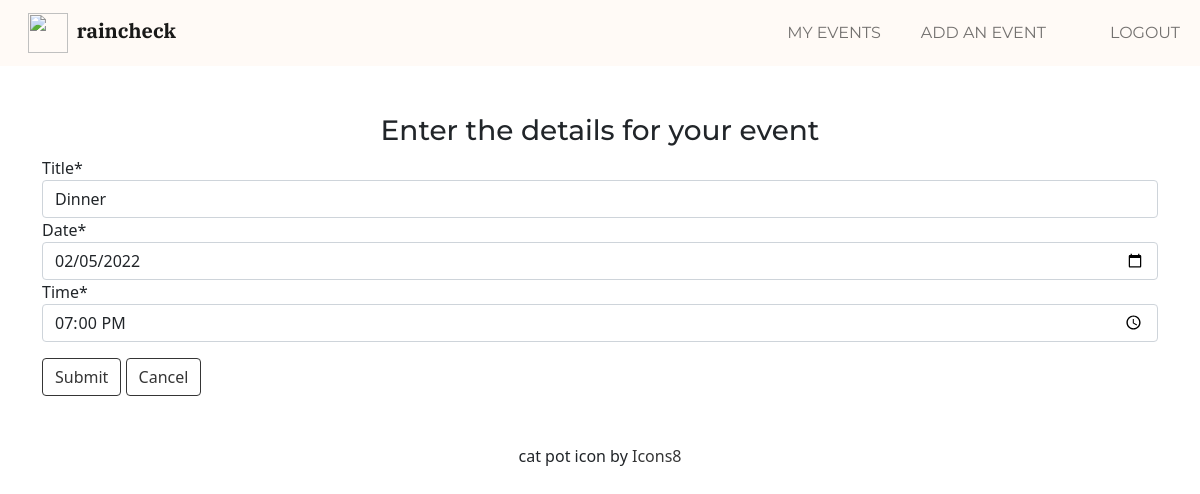
The app's page /events/event/15/update (signed in) with its own data.
### events/models.py (models this page shows, shortened)
class Event(models.Model):
    ACTIVE = 1
    INACTIVE = 0
    title = models.CharField(max_length=100, blank=False)
    invitee = models.ForeignKey(settings.AUTH_USER_MODEL, on_delete=models.CASCADE, related_name='event_invitee')
    date = models.DateField(
        auto_now=False,
        auto_now_add=False,
        blank=False,
        validators=[MinValueValidator(date.today() + timedelta(days=1))],  # Event must be +1 day in the future
    )
    time = models.TimeField(
        auto_now=False,
        auto_now_add=False,
        blank=False,
    )
    status = models.IntegerField(default=ACTIVE)
    owner = models.ForeignKey(settings.AUTH_USER_MODEL, on_delete=models.CASCADE, related_name='event_owner')

### events/views.py (the view, shortened to what this page needs)
# urls.py: path('event/<int:pk>/update', views.EventUpdateView.as_view(), name='event_update'),
class EventUpdateView(LoginRequiredMixin, View):
    model = Event
    template = 'events/event_form.html'
    success_url = reverse_lazy('events:all')
    def get(self, request, pk):
        event = get_object_or_404(self.model, pk=pk)
        form = EventUpdateForm(instance=event)
        ctx = {'form': form}
        return render(request, self.template, ctx)

### events/forms.py
class EventUpdateForm(ModelForm):
    class Meta:
        model = Event
        fields = ['title', 'date', 'time']
        widgets = {
            'date': DateInput(),
            'time': TimeInput(format='%H:%M'),
        }

### events/templates/events/event_form.html (shortened to what this page needs)
{% extends "home/base.html" %}
{% load crispy_forms_tags %}
{% block title %}
    <h3 class="text-center mt-5 montserrat">Enter the details for your event</h3>
{% endblock %}
{% block content %}
    <div class="container-sm">
      <form action="" method="post">
          {{ form|crispy }}
        <input type="submit" class="btn btn-outline-dark mt-3" value="Submit">
        <input type="submit" class="btn btn-outline-dark mt-3" onclick="window.location='{% url 'events:all' %}' ; return false;" value="Cancel">
      </form>
    </div>
{% endblock %}

### records on screen
Event: title "Dinner", date "02/05/2022", time "19:00"
